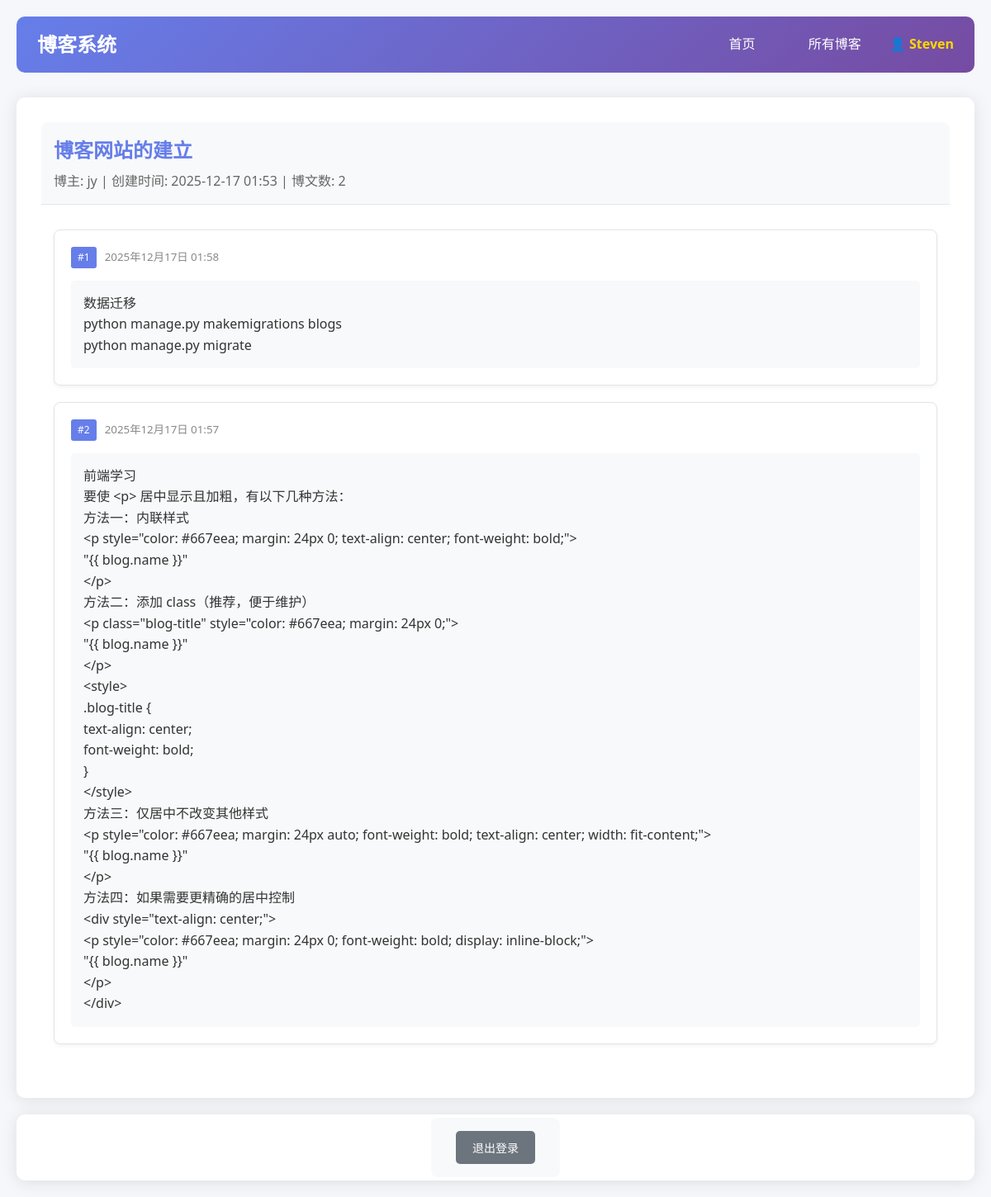
The page /blogs/11/ (signed in) on the database its author committed.
### blogs/models.py (models this page shows, shortened)
class Blog(models.Model):
    name=models.CharField(max_length=25)
    date_added=models.DateTimeField(auto_now_add=True)
    owner=models.ForeignKey(User,on_delete=models.CASCADE)

class Post(models.Model):
    blog=models.ForeignKey(Blog,on_delete=models.CASCADE)
    text=models.TextField()
    date_added=models.DateTimeField(auto_now_add=True)

### blogs/views.py (the view)
# urls.py: path('blogs/<int:blog_id>/',views.blog,name='blog'),
def blog(request,blog_id):
    blog=Blog.objects.get(id=blog_id)
    posts=blog.post_set.order_by('-date_added')
    context={'blog':blog,'posts':posts}
    return render(request,'blogs/blog.html',context)

### blogs/templates/blogs/blog.html (shortened to what this page needs)
{% extends 'blogs/base.html' %}
{% block content %}
    <div class="card-header" style="display: flex; justify-content: space-between; align-items: center;">
        <div>
            <h2 style="color: #667eea;">{{ blog.name }}</h2>
            <p style="color: #666; margin-top: 5px;">
                博主: {{ blog.owner.username }} |
                创建时间: {{ blog.date_added|date:"Y-m-d H:i" }} |
                博文数: {{ posts|length }}
            </p>
        </div>
    </div>
    <div class="card-body">
        {% if posts %}
            {% for post in posts %}
                <div class="card" style="margin-bottom: 20px;">
                    <div style="display: flex; justify-content: space-between; align-items: center; margin-bottom: 15px;">
                        <div style="display: flex; align-items: center; gap: 10px;">
                            <span style="font-size: 12px; background: #667eea; color: white; padding: 3px 8px; border-radius: 3px;">
                                #{{ forloop.counter }}
                            </span>
                            <small style="color: #888;">{{ post.date_added|date:'Y年m月d日 H:i' }}</small>
                        </div>
                    </div>
                    <div style="padding: 15px; background: #f8f9fa; border-radius: 5px;">
                        <p style="white-space: pre-wrap; line-height: 1.8; color: #333;">{{ post.text|linebreaks }}</p>
                    </div>
                </div>
            {% endfor %}
        {% endif %}
    </div>
{% endblock content %}

### blogs/templates/blogs/base.html (shortened to what this page needs)
<!DOCTYPE html>
<html lang="zh-CN">
<head>
</head>
<body>
    <div class="navbar">
        <div class="nav-brand">
            <a href="{% url 'blogs:index' %}" style="font-size: 24px; font-weight: bold; color: white; text-decoration: none;">博客系统</a>
        </div>
        <div class="nav-links">
            <a href="{% url 'blogs:index' %}">首页</a>
            <a href="{% url 'blogs:blogs' %}">所有博客</a>
            {% if user.is_authenticated %}
                <span class="user-info">👤 {{ user.username }}</span>
            {% else %}
                <a href="{% url 'accounts:register' %}">注册</a>
                <a href="{% url 'accounts:login' %}">登录</a>
            {% endif %}
        </div>
    </div>
    <div class="container">
        {% block content %}{% endblock content %}
    </div>
    {% if user.is_authenticated %}
    <div class="container" style="text-align: center; padding: 15px;">
        <form action="{% url 'accounts:logout' %}" method="post" style="display: inline;">
            <button type="submit" class="btn" style="background: #6c757d;">退出登录</button>
        </form>
    </div>
    {% endif %}
</body>
</html>

### blogs/templates/blogs/base.html (style rules this page uses)
* { margin: 0; padding: 0; box-sizing: border-box; font-family: 'Segoe UI', 'Microsoft YaHei', sans-serif; }
body { background-color: #f5f7fa; color: #333; line-height: 1.6; padding: 20px; max-width: 1200px; margin: 0 auto; }
.container { background: white; border-radius: 10px; box-shadow: 0 2px 20px rgba(0, 0, 0, 0.1); padding: 30px; margin-top: 20px; }
.navbar { background: linear-gradient(135deg, #667eea 0%, #764ba2 100%); padding: 15px 25px; border-radius: 10px; margin-bottom: 30px; display: flex; justify-content: space-between; align-items: center; color: white; }
.nav-links a { color: white; text-decoration: none; margin: 0 15px; padding: 8px 15px; border-radius: 5px; transition: background 0.3s; }
.user-info { font-weight: 600; color: #ffd700; }
.btn { display: inline-block; padding: 10px 20px; background: linear-gradient(135deg, #667eea 0%, #764ba2 100%); color: white; text-decoration: none; border-radius: 5px; border: none; cursor: pointer; transition: all 0.3s; font-size: 14px; margin: 5px; }
.card { border: 1px solid #e1e5eb; border-radius: 8px; margin: 15px 0; padding: 20px; background: #fff; box-shadow: 0 2px 4px rgba(0,0,0,0.05); transition: transform 0.3s; }
.card-header { background: #f8f9fa; padding: 15px; border-bottom: 1px solid #e1e5eb; border-radius: 8px 8px 0 0; }
.card-body { padding: 15px; }
form { background: #f8f9fa; padding: 25px; border-radius: 8px; margin: 20px 0; }

### rows shown on the page
Blog: name "博客网站的建立", owner.username "jy", date_added "2025-12-17 01:53"
Post: date_added "2025年12月17日 01:58", text "数据迁移 python manage.py makemigrations blogs python manage.py migrate"
Post: date_added "2025年12月17日 01:57", text "前端学习 要使 <p> 居中显示且加粗，有以下几种方法： 方法一：内联样式 <p style=\"color: #667eea; margin: 24px 0; text-align: center; font-weight: bold;\"> \"{{ blog.name }}\" </p> 方法二：添加 class（推荐，便于维护） <p class=\"blog-title\" style=\"color: #667eea; margin: 24px 0;\"> \"{{ blog.name }}\" </p> <style> .blog-title { text-align: center; font-weight: bold; } </style> 方法三：仅居中不改变其他样式 <p style=\"color: #667eea; margin: 24px auto; font-weight: bold; text-align: center; width: fit-content;\"> \"{{ blog.name }}\" </p> 方法四：如果需要更精确的居中控制 <div style=\"text-align: center;\"> <p style=\"color: #667eea; margin: 24px 0; font-weight: bold; display: inline-block;\"> \"{{ blog.name }}\" </p> </div>"

### other values the page prints
{{ user.username }} "Steven"
{{ posts|length }} "2"
